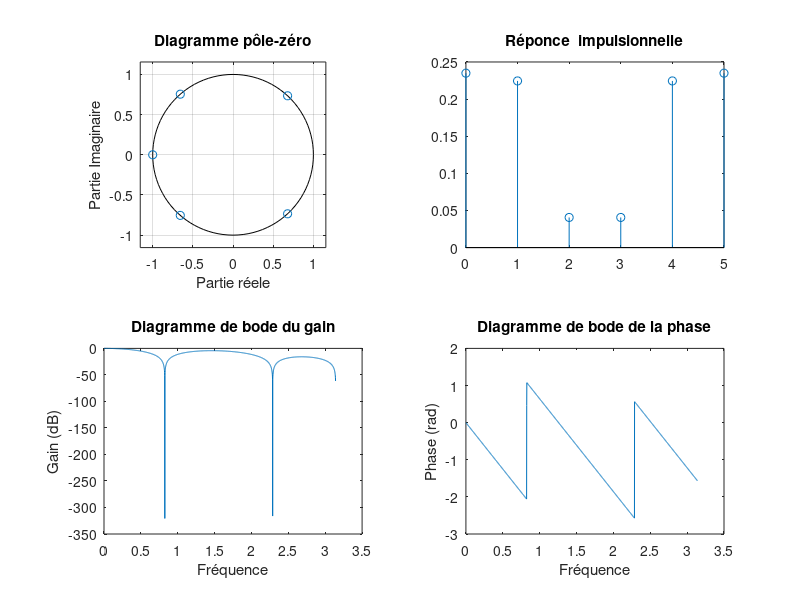
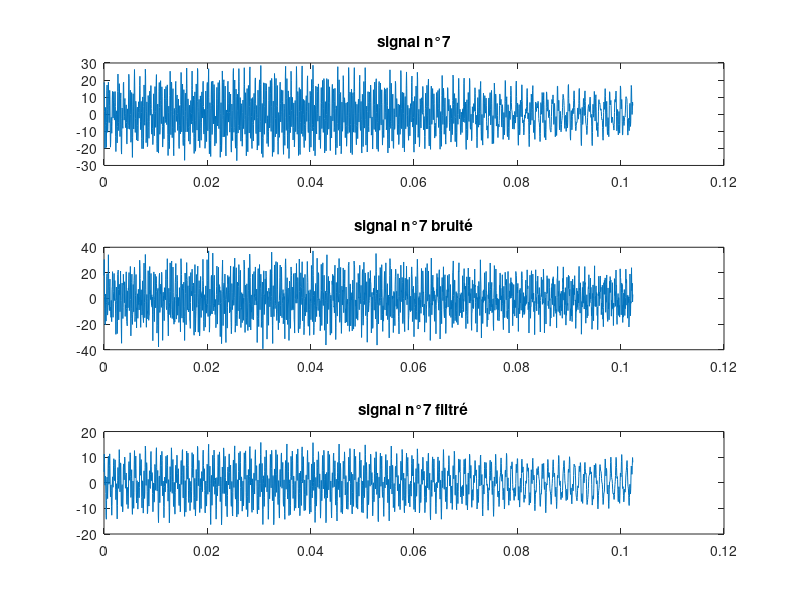
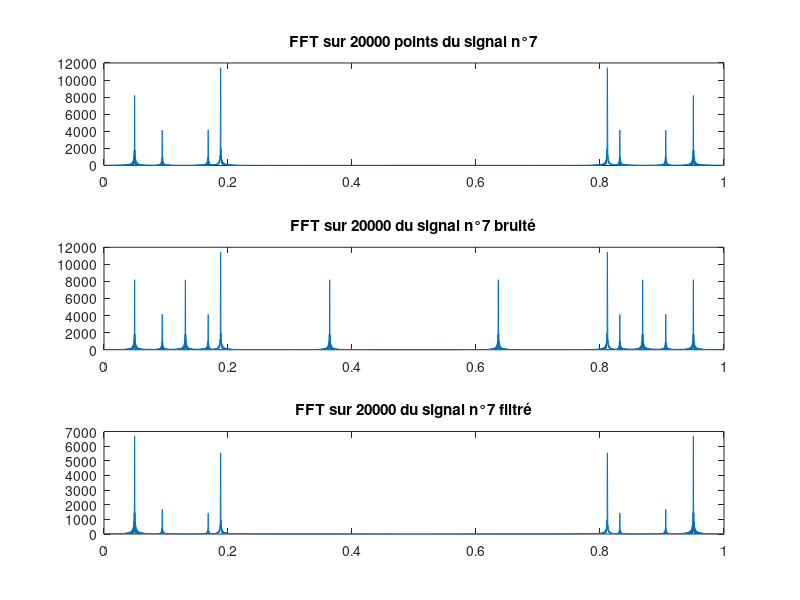

MATLAB code to generate these figures, in order:
close all; clear variables;i=1i;
%Variables
mue=20000; % Fréquence d'échantillonage

mu1=2625; % Fréquence de perturbation n°1 
mu2=7280; % Fréquence de perturbation n°1 
mu3=10000; % Fréquence demandée

load signal7.mat;

s1=8*sin(2*pi*mu1*t);
s2=8*sin(2*pi*mu2*t);
signalB=s+s1+s2;


% Fréquence normaliser
f1=mu1/mue; 
f2=mu2/mue;
f3=mu3/mue;

% Zéros du filtre 
zf11=exp(2*i*pi*f1);
zf12=conj(zf11);
zf21=exp(2*i*pi*f2);
zf22=conj(zf21);
zf3=exp(2*i*pi*f3);

% Polynome du filtre
P=real(poly([zf11,zf12,zf21,zf22,zf3]));

% Calcule de vlaeur pour le filtre
fzero=[zf11,zf21,zf3];
Zpoly=polyval(P,fzero);

% Recherche du gain pour le filtre
poly1=polyval(P,1);
b0=1/poly1;

% Application du gain pour le filtre
P=b0.*P;

% Réponce fréquencielle du filtre
[h,w]=freqz(P,1,2000);


signalF=filter(P,1,signalB);

TFS=fft(s,20000);
TFSB=fft(signalB,20000);
TFSF=fft(signalF,20000);

fs=0:1/mue:1-(1/mue);

% Affichage du résultat
figure (1);
subplot(221);zplane(roots(P),[]);xlabel('Partie réele');ylabel('Partie Imaginaire');title('Diagramme pôle-zéro');
subplot(222);stem(0:1:5,P);title('Réponce  impulsionnelle');
subplot(223);plot(w,20*log10(abs(h)));xlabel('Fréquence');ylabel('Gain (dB)');title('Diagramme de bode du gain');
subplot(224);plot(w,unwrap(angle(h)));xlabel('Fréquence');ylabel('Phase (rad)');title('Diagramme de bode de la phase');

% Affichage du signal
figure(2);
subplot(311);plot(t,s);title('signal n°7');
subplot(312);plot(t,signalB);title('signal n°7 bruité');
subplot(313);plot(t,signalF);title('signal n°7 filtré');

figure(3);
subplot(311);plot(fs,abs(TFS));title('FFT sur 20000 points du signal n°7');
subplot(312);plot(fs,abs(TFSB));title('FFT sur 20000 du signal n°7 bruité');
subplot(313);plot(fs,abs(TFSF));title('FFT sur 20000 du signal n°7 filtré');